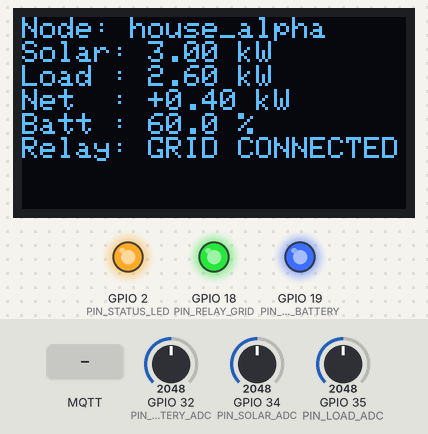
The sketch below on a simulated ESP32. On the bench: 128×64 one-colour display, output pins drawn as LEDs (lit = HIGH). Inputs (shaded band) come from the test bench; at power-on: GPIO 35 (PIN_LOAD_ADC) = 2048, GPIO 32 (PIN_BATTERY_ADC) = 2048, GPIO 34 (PIN_SOLAR_ADC) = 2048. WiFi joins after 1.5 s; servers stay silent unless stated; random numbers use the default seed unless the sketch sets one; no MQTT or app messages arrive unless stated; what the sketch prints to the serial monitor is not drawn.

Above: at 2.7 s.
2.8 s: MQTT message "false" arrives on the first subscribed topic
At 3.2 s:
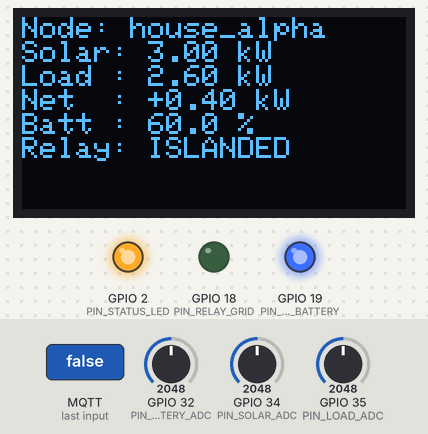
4.3 s: GPIO 35 (PIN_LOAD_ADC) set to 2363
At 5.1 s:
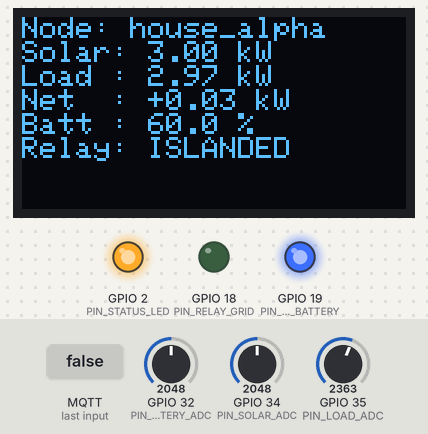
6.1 s: GPIO 35 (PIN_LOAD_ADC) set to 2438
At 7.8 s:
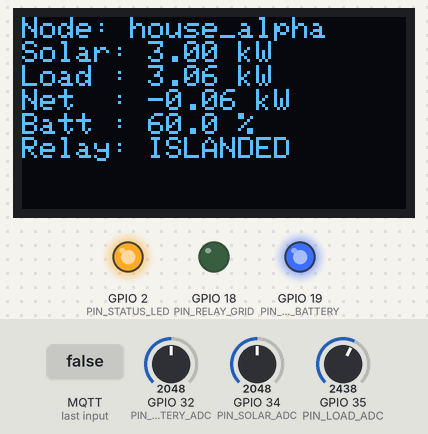
8.1 s: MQTT message "true" arrives on the first subscribed topic
At 8.5 s:
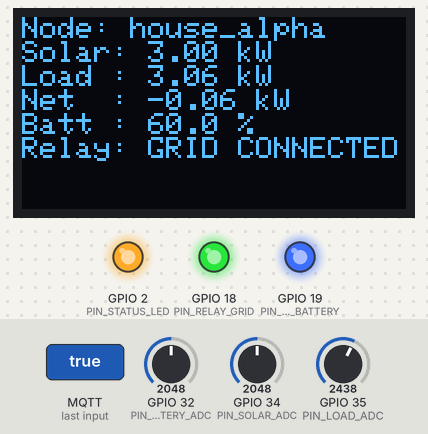
9.6 s: GPIO 32 (PIN_BATTERY_ADC) set to 2866
At 10.3 s:
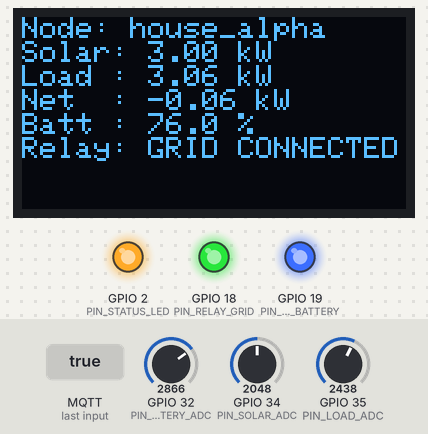
11.1 s: GPIO 34 (PIN_SOLAR_ADC) set to 2122
At 13.1 s:
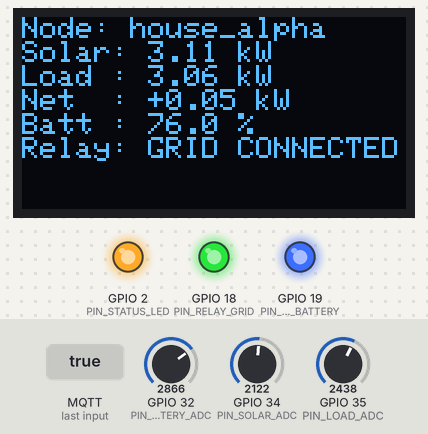
Timing chart, 0 to 14.1 s (numbered marks = the images above; inputs shaded):
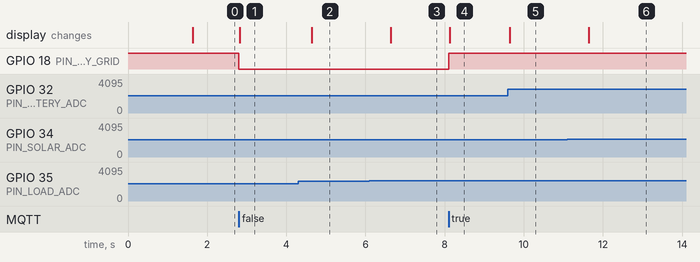

Measured:
- the behaviour switches between 2389 and 2390 on GPIO 35 (PIN_LOAD_ADC) (found by bisection; images 2 and 3)
- the behaviour switches between 2086 and 2087 on GPIO 34 (PIN_SOLAR_ADC) (found by bisection; images 5 and 6)
- after the input at 2.8 s, GPIO 18 (PIN_RELAY_GRID): HIGH → LOW at once; the display: changes at once (image 1)
- after the input at 4.3 s, the display: changes after 0.34 s (image 2)
- after the input at 6.1 s, the display: changes after 0.54 s (image 3)
- after the input at 8.1 s, GPIO 18 (PIN_RELAY_GRID): LOW → HIGH at once; the display: changes at once (image 4)
- after the input at 9.6 s, the display: changes after 0.05 s (image 5)
- after the input at 11.1 s, the display: changes after 0.55 s (image 6)

The sketch:

sketch.ino
```cpp
/*
  Decentralized Solar Microgrid - ESP32 Smart Meter Node
  Simulation Environment: Wokwi (ESP32 + Potentiometers + Relays + OLED Display)

  Measures:
  - Solar Generation (Simulated via Potentiometer 1 on Pin 34)
  - Home Load Consumption (Simulated via Potentiometer 2 on Pin 35)
  - Battery Voltage / SoC (Calculated or Potentiometer 3 on Pin 32)
  - Relay 1: Grid Tie-in / Islanding Switch (Pin 18)
  - Relay 2: Battery Charge/Discharge Controller (Pin 19)
  - I2C OLED (SDA: 21, SCL: 22) displays live Net Balance & Status
*/

#define MQTT_MAX_PACKET_SIZE 512
#include <WiFi.h>
#include <PubSubClient.h>
#include <Wire.h>
#include <Adafruit_GFX.h>
#include <Adafruit_SSD1306.h>

#define SCREEN_WIDTH 128
#define SCREEN_HEIGHT 64
#define OLED_RESET -1
Adafruit_SSD1306 display(SCREEN_WIDTH, SCREEN_HEIGHT, &Wire, OLED_RESET);

// Pin Definitions
const int PIN_SOLAR_ADC = 34;
const int PIN_LOAD_ADC = 35;
const int PIN_BATTERY_ADC = 32;
const int PIN_RELAY_GRID = 18;
const int PIN_RELAY_BATTERY = 19;
const int PIN_STATUS_LED = 2;

// Household Identity
const char* HOUSEHOLD_ID = "house_alpha";
const char* WIFI_SSID = "Wokwi-GUEST";
const char* WIFI_PASS = "";

// MQTT Broker (Public test broker or local broker)
const char* MQTT_BROKER = "broker.hivemq.com";
const int MQTT_PORT = 1883;
const char* MQTT_TOPIC_TELEMETRY = "microgrid/telemetry/house_alpha";
const char* MQTT_TOPIC_CONTROL = "microgrid/control/house_alpha";

WiFiClient espClient;
PubSubClient client(espClient);

unsigned long lastTelemetryTime = 0;
const unsigned long TELEMETRY_INTERVAL = 1000; // 1 second

// Simulation State
float solarKw = 0.0;
float loadKw = 0.0;
float batterySoc = 75.0; // %
float netBalanceKw = 0.0;
bool gridRelayActive = true;
bool batteryRelayActive = true;

void setupOled() {
  if(!display.begin(SSD1306_SWITCHCAPVCC, 0x3C)) {
    Serial.println(F("SSD1306 allocation failed"));
    return;
  }
  display.clearDisplay();
  display.setTextSize(1);
  display.setTextColor(SSD1306_WHITE);
  display.setCursor(0, 10);
  display.println(F("Solar Smart Meter"));
  display.println(F("Booting ESP32..."));
  display.display();
}

void updateOled() {
  display.clearDisplay();
  display.setCursor(0, 0);
  display.setTextSize(1);
  display.print(F("Node: "));
  display.println(HOUSEHOLD_ID);

  display.print(F("Solar: "));
  display.print(solarKw, 2);
  display.println(F(" kW"));

  display.print(F("Load : "));
  display.print(loadKw, 2);
  display.println(F(" kW"));

  display.print(F("Net  : "));
  if (netBalanceKw >= 0) display.print(F("+"));
  display.print(netBalanceKw, 2);
  display.println(F(" kW"));

  display.print(F("Batt : "));
  display.print(batterySoc, 1);
  display.println(F(" %"));

  display.print(F("Relay: "));
  display.println(gridRelayActive ? F("GRID CONNECTED") : F("ISLANDED"));

  display.display();
}

void mqttCallback(char* topic, byte* payload, unsigned int length) {
  String message = "";
  for (int i = 0; i < length; i++) {
    message += (char)payload[i];
  }
  Serial.print("Control message received: ");
  Serial.println(message);

  // Flexible check for false/true regardless of JSON whitespace or formatting
  if (message.indexOf("false") >= 0 || message.indexOf("\"grid_relay\":0") >= 0) {
    gridRelayActive = false;
    digitalWrite(PIN_RELAY_GRID, LOW);
    Serial.println("-> Action: Relay Cutoff triggered (ISLANDED)");
  } else if (message.indexOf("true") >= 0 || message.indexOf("\"grid_relay\":1") >= 0) {
    gridRelayActive = true;
    digitalWrite(PIN_RELAY_GRID, HIGH);
    Serial.println("-> Action: Relay Reconnected triggered (GRID CONNECTED)");
  }
  updateOled();
}

void reconnectMqtt() {
  while (!client.connected()) {
    Serial.print("Attempting MQTT connection...");
    String clientId = "ESP32-SmartMeter-";
    clientId += String(random(0xffff), HEX);
    if (client.connect(clientId.c_str())) {
      Serial.println("connected");
      client.subscribe(MQTT_TOPIC_CONTROL);
    } else {
      Serial.print("failed, rc=");
      Serial.print(client.state());
      Serial.println(" retrying in 2 seconds");
      delay(2000);
    }
  }
}

void setup() {
  Serial.begin(115200);

  pinMode(PIN_RELAY_GRID, OUTPUT);
  pinMode(PIN_RELAY_BATTERY, OUTPUT);
  pinMode(PIN_STATUS_LED, OUTPUT);

  digitalWrite(PIN_RELAY_GRID, HIGH);
  digitalWrite(PIN_RELAY_BATTERY, HIGH);
  digitalWrite(PIN_STATUS_LED, HIGH);

  setupOled();

  WiFi.begin(WIFI_SSID, WIFI_PASS);
  Serial.print("Connecting to WiFi");
  while (WiFi.status() != WL_CONNECTED) {
    delay(250);
    Serial.print(".");
  }
  Serial.println("\nWiFi Connected!");

  client.setBufferSize(512);
  client.setKeepAlive(60);
  client.setServer(MQTT_BROKER, MQTT_PORT);
  client.setCallback(mqttCallback);
}

void loop() {
  if (!client.connected()) {
    reconnectMqtt();
  }
  client.loop();

  // Read Simulated Sensor Voltages (0-4095 ADC scale converted to kW)
  int rawSolar = analogRead(PIN_SOLAR_ADC);
  int rawLoad = analogRead(PIN_LOAD_ADC);
  int rawBatt = analogRead(PIN_BATTERY_ADC);

  // Scale: 0-4095 -> 0.0 to 6.0 kW peak solar
  solarKw = (rawSolar / 4095.0) * 6.0;
  // Scale: 0-4095 -> 0.2 to 5.0 kW home load
  loadKw = 0.2 + (rawLoad / 4095.0) * 4.8;
  // Scale: 0-4095 -> 20% to 100% battery SoC
  batterySoc = 20.0 + (rawBatt / 4095.0) * 80.0;

  netBalanceKw = solarKw - loadKw;

  if (millis() - lastTelemetryTime > TELEMETRY_INTERVAL) {
    lastTelemetryTime = millis();
    updateOled();

    // Construct Telemetry JSON Payload
    char jsonBuffer[256];
    snprintf(jsonBuffer, sizeof(jsonBuffer),
      "{\"household_id\":\"%s\",\"solar_kw\":%.2f,\"load_kw\":%.2f,\"net_kw\":%.2f,\"battery_soc\":%.1f,\"grid_relay\":%s}",
      HOUSEHOLD_ID,
      solarKw,
      loadKw,
      netBalanceKw,
      batterySoc,
      gridRelayActive ? "true" : "false"
    );

    boolean sent = client.publish(MQTT_TOPIC_TELEMETRY, jsonBuffer);
    Serial.print("Publishing telemetry: ");
    Serial.print(jsonBuffer);
    Serial.println(sent ? " -> [SUCCESS]" : " -> [FAILED]");
  }
}
```
